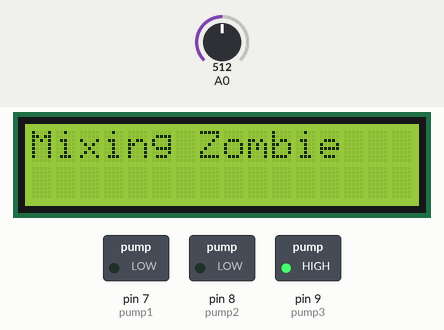
Simulated run of this sketch. Board: Arduino Uno, built with avr-gcc and run on an emulated ATmega328P. Shown: 16×2 character LCD, switched loads named in the sketch (green lamp = pin HIGH). Inputs (shaded band) come from the test bench; at power-on: A0 = 512.

Above: at 14.3 s.
14.4 s: A0 set to 522
At 17.9 s:
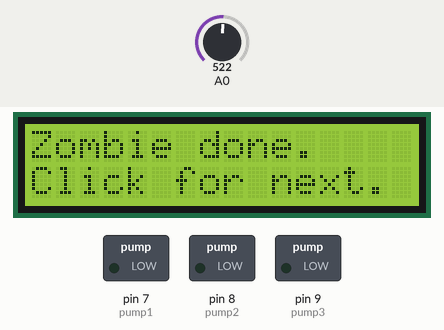
26.5 s: A0 set to 974
38.6 s: A0 set to 1002
At 39.3 s:
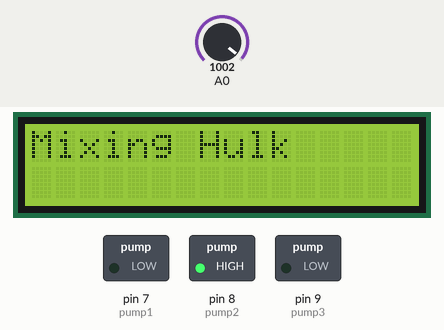
50.7 s: A0 set to 1023
At 54.6 s:
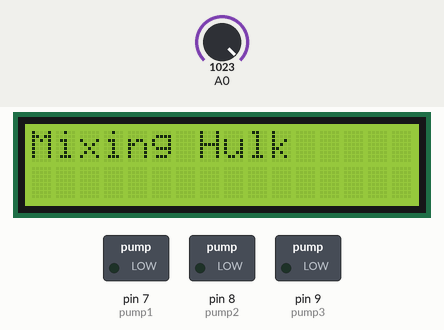
62.8 s: A0 set to 1022
At 71.3 s:
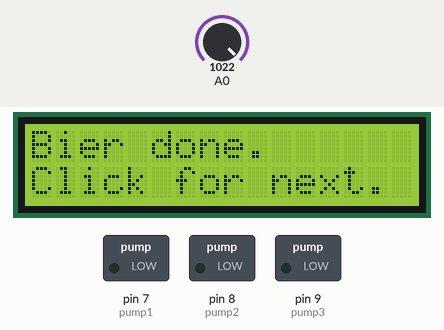
74.9 s: A0 set to 1000
At 82.9 s:
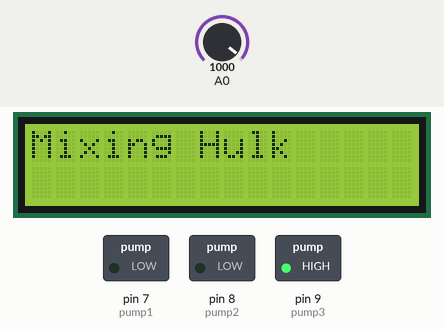
Timing chart, 0 to 84.4 s (numbered marks = the images above; inputs shaded):
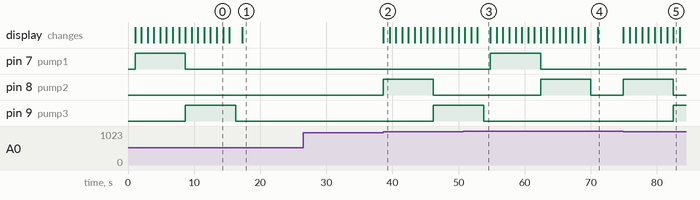

The sketch:

cocktailbot.ino
```cpp
#include <LiquidCrystal.h>
LiquidCrystal lcd(12, 11, 5, 4, 3, 2);

int i = 0;      //init running var
int pump1 = 7;  //pump1 digital pin
int pump2 = 8;  //pump2 digital pin
int pump3 = 9;  //pump3 digital pin
int dellay = 950;
String drinkdone;
bool showPump = false;
String version = "v1.1";

///////////////////
// BEGIN RECIPES //
///////////////////

String drink1 = "Bier";  //max 9 chars
int drink1p1 = 8;
int drink1p2 = 8;
int drink1p3 = 0;
String drink2 = "Hulk";  //max 9 chars
int drink2p1 = 0;
int drink2p2 = 8;
int drink2p3 = 8;
String drink3 = "Zombie";  //max 9 chars
int drink3p1 = 8;
int drink3p2 = 0;
int drink3p3 = 8;

///////////////////
//  END RECIPES  //
///////////////////

void setup() {
  // put your setup code here, to run once:
  pinMode(pump1, OUTPUT);
  pinMode(pump2, OUTPUT);
  pinMode(pump3, OUTPUT);
  kill(); //switch off all pumps
  //start LCD and dispay welcome screen
  lcd.begin(16, 2);
  lcd.print("CocktailBot");
  lcd.setCursor(0, 1);
  lcd.print("is ready.");
  lcd.setCursor(12, 1);
  lcd.print(version);
}

void loop() {
  // put your main code here, to run repeatedly:
  int keyVal = analogRead(A0);
  //lcd.print(keyVal);
  //lcd.print("                ");
  if(keyVal == 1023){
    lcd.clear();
    lcd.setCursor(0, 0);
    lcd.print("Mixing " + drink1);
    while (i < 16)
    {
      if (i == 0)
      {
        if (drink1p1 != 0)
        {
          digitalWrite(pump1, HIGH);
        } else if (drink1p2 != 0)
        {
          digitalWrite(pump2, HIGH);
        } else if (drink1p3 != 0)
        {
          digitalWrite(pump3, HIGH);
        } else
        {
          done("ERROR");
        }
        if (showPump == true)
        {
          lcd.setCursor(15, 1);
          lcd.print("1");
        }
      }
      lcd.setCursor(i, 1);
      lcd.write(byte(0));
      delay(dellay);
      i++;
      if (i == drink1p1)
      {
        digitalWrite(pump1, LOW);
        digitalWrite(pump2, HIGH);
        if (showPump == true)
        {
          lcd.setCursor(15, 1);
          lcd.print("2");
        }
      }
      if (i == (drink1p1+drink1p2))
      {
        digitalWrite(pump2, LOW);
        digitalWrite(pump3, HIGH);
        if (showPump == true)
        {
          lcd.setCursor(15, 1);
          lcd.print("3");
        }
      }
      if (i == (drink1p1+drink1p2+drink1p3))
      {
        digitalWrite(pump3, LOW);
        if (showPump == true)
        {
          lcd.setCursor(15, 1);
          lcd.print(" ");
        }
      }
    }
    done(drink1);
  }
  else if(keyVal >= 990 && keyVal <= 1010){
    lcd.clear();
    lcd.setCursor(0, 0);
    lcd.print("Mixing " + drink2);
    while (i < 16)
    {
      if (i == 0)
      {
        if (drink2p1 != 0)
        {
          digitalWrite(pump1, HIGH);
        } else if (drink2p2 != 0)
        {
          digitalWrite(pump2, HIGH);
        } else if (drink2p3 != 0)
        {
          digitalWrite(pump3, HIGH);
        } else
        {
          done("ERROR");
        }
        if (showPump == true)
        {
          lcd.setCursor(15, 1);
          lcd.print("1");
        }
      }
      lcd.setCursor(i, 1);
      lcd.write(byte(0));
      delay(dellay);
      i++;
      if (i == drink2p1)
      {
        digitalWrite(pump1, LOW);
        digitalWrite(pump2, HIGH);
        if (showPump == true)
        {
          lcd.setCursor(15, 1);
          lcd.print("2");
        }
      }
      if (i == (drink2p1+drink2p2))
      {
        digitalWrite(pump2, LOW);
        digitalWrite(pump3, HIGH);
        if (showPump == true)
        {
          lcd.setCursor(15, 1);
          lcd.print("3");
        }
      }
      if (i == (drink2p1+drink2p2+drink2p3))
      {
        digitalWrite(pump3, LOW);
        if (showPump == true)
        {
          lcd.setCursor(15, 1);
          lcd.print(" ");
        }
      }
    }
    done(drink2);
  }
  else if(keyVal >= 505 && keyVal <= 515){
    lcd.clear();
    lcd.setCursor(0, 0);
    lcd.print("Mixing " + drink3);
    while (i < 16)
    {
      if (i == 0)
      {
        if (drink3p1 != 0)
        {
          digitalWrite(pump1, HIGH);
        } else if (drink3p2 != 0)
        {
          digitalWrite(pump2, HIGH);
        } else if (drink3p3 != 0)
        {
          digitalWrite(pump3, HIGH);
        } else
        {
          done("ERROR");
        }
        if (showPump == true)
        {
          lcd.setCursor(15, 1);
          lcd.print("1");
        }
      }
      lcd.setCursor(i, 1);
      lcd.write(byte(0));
      delay(dellay);
      i++;
      if (i == drink3p1)
      {
        digitalWrite(pump1, LOW);
        digitalWrite(pump2, HIGH);
        if (showPump == true)
        {
          lcd.setCursor(15, 1);
          lcd.print("2");
        }
      }
      if (i == (drink3p1+drink3p2))
      {
        digitalWrite(pump2, LOW);
        digitalWrite(pump3, HIGH);
        if (showPump == true)
        {
          lcd.setCursor(15, 1);
          lcd.print("3");
        }
      }
      if (i == (drink3p1+drink3p2+drink3p3))
      {
        digitalWrite(pump3, LOW);
        if (showPump == true)
        {
          lcd.setCursor(15, 1);
          lcd.print(" ");
        }
      }
    }
    done(drink3);
  }
}

void done(String drink){
  kill();
  i = 0;      //reset running var
  lcd.clear();
  lcd.setCursor(0, 0);
  lcd.print(drink + " done. ");
  lcd.setCursor(0, 1);
  lcd.print("Click for next.");
}

void kill(){
  digitalWrite(pump1, LOW);
  digitalWrite(pump2, LOW);
  digitalWrite(pump3, LOW);
  delay(1000);//TODO
}
```

Measured:
- the behaviour switches between 515 and 516 on A0 (found by bisection; images 0 and 1)
- the behaviour switches between 989 and 990 on A0 (found by bisection; images 1 and 2)
- the behaviour switches between 1023 and 1022 on A0 (found by bisection; images 3 and 4)
- after the input at 14.4 s, pin 7 (pump1): stays LOW (without the input it goes to HIGH after 2.9 s); pin 9 (pump3): goes on until 16.3 s, then stays LOW
- after the input at 26.5 s, every drawn part: stays the same
- after the input at 38.6 s, pin 8 (pump2): LOW → HIGH at once, → LOW 7.6 s later; pin 9 (pump3): LOW → HIGH after 7.6 s; the display: changes at once (image 2)
- after the input at 50.7 s, pin 7 (pump1): LOW → HIGH after 4.1 s, → LOW 7.6 s later; pin 9 (pump3): goes on until 53.8 s, then stays LOW
- after the input at 62.8 s, pin 7 (pump1): stays LOW (without the input it goes to HIGH after 8.2 s)
- after the input at 74.9 s, pin 8 (pump2): LOW → HIGH at once, → LOW 7.6 s later; pin 9 (pump3): LOW → HIGH after 7.6 s; the display: first changes at once (image 5 shows a later state)
